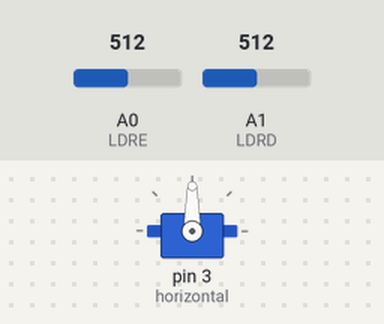
Simulated run of this sketch. Board: Arduino Uno, built with avr-gcc and run on an emulated ATmega328P. Parts: servo. The test bench sets the inputs (shaded band); at power-on: A1 (LDRD) = 512, A0 (LDRE) = 512. What the sketch prints to the serial monitor is not drawn.

Above: at 1.3 s.
1.4 s: A1 (LDRD) set to 491
At 1.55 s:
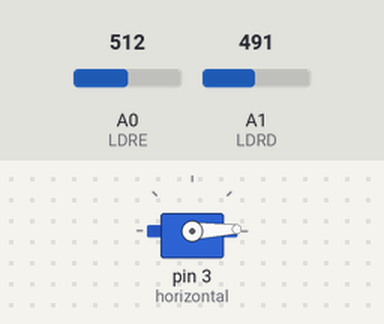
4.4 s: A0 (LDRE) set to 484
At 4.4 s:
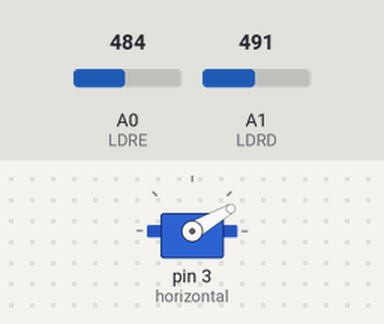
5.9 s: A0 (LDRE) set to 511
At 7.09 s:
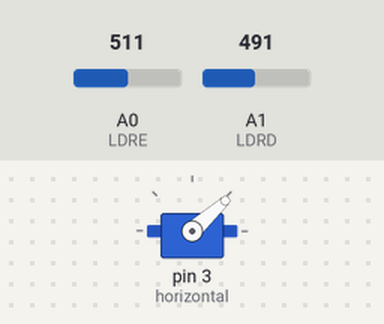
8.9 s: A0 (LDRE) set to 390
11.9 s: A0 (LDRE) set to 716
Timing chart, 0 to 20.5 s (numbered marks = the images above; inputs shaded):
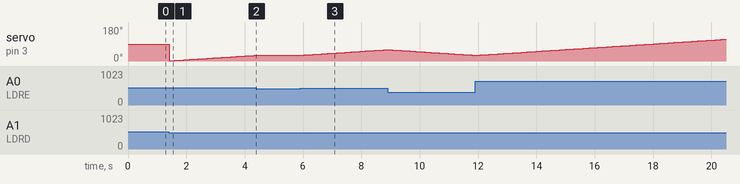

The sketch:

Rastreador_Solar.ino
```cpp
#include <Servo.h>

Servo horizontal;

int horizontal_pos = 0;
int LDRE = A0;
int LDRD = A1;
int diferenca = 0;
int LDE = 0;
int LDD = 0;
int erro = 10;

void setup()
{
  pinMode(LDRE, INPUT);
  pinMode(LDRD, INPUT);
  horizontal.attach(3);
  delay(100);
  Serial.begin(9600);
}

void loop()
{
  LDE = analogRead(LDRE);
  LDD = analogRead(LDRD);

  if(LDE < 400 && LDD < 400)
  {
    while(horizontal_pos <= 140 && horizontal_pos  >= 15)
    {
      horizontal_pos ++;
      horizontal.write(horizontal_pos);
      delay(100);
    }
  }
  diferenca = LDE - LDD;

 if(diferenca > 10)
  {
    if(horizontal_pos <= 180)
    {
      horizontal_pos ++;
      horizontal.write(horizontal_pos);
    }
  }
  else if (diferenca < -10)
  {
    if(horizontal_pos >= 15)
    {
      horizontal_pos --;
      horizontal.write(horizontal_pos);
    }
  }
  Serial.print("LDRE: ");
  Serial.print(LDE);
  Serial.print("  LDRD: ");
  Serial.print(LDD);
  delay(100);
}
```

Measured:
- the behaviour switches between 502 and 501 on A1 (LDRD) (found by bisection; images 0 and 1)
- the behaviour switches between 502 and 501 on A0 (LDRE) (found by bisection; images 1 and 2)
- after the input at 1.4 s, servo on pin 3 (horizontal): 90° → 1° at once, → 2° 0.10 s later, → 3° 0.10 s later, → 4° 0.10 s later, … (30 changes in this stretch)
- after the input at 4.4 s, servo on pin 3 (horizontal): stays 30° (without the input it goes to 31° after 0.03 s)
- after the input at 5.9 s, servo on pin 3 (horizontal): moves from 30° to 60° over 2.9 s, starting at once
